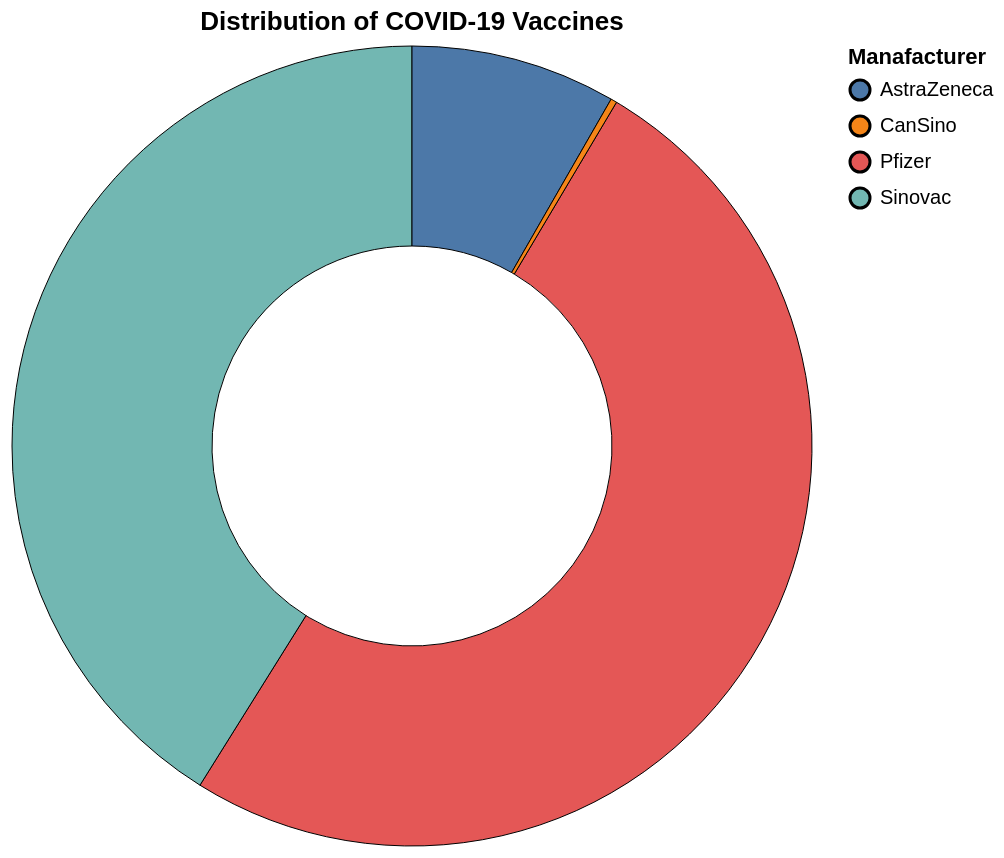

The specification (Vega-Lite) saved for this image:
### Vega-Lite specification from a JSON file in a GitHub repository (floating-point values rounded to 4 significant figures)
{"$schema": "https://vega.github.io/schema/vega-lite/v5.json", "title": "Distribution of COVID-19 Vaccines", "data": {"values": [{"brand": "Pfizer", "doses": 22973711}, {"brand": "Sinovac", "doses": 18756490}, {"brand": "AstraZeneca", "doses": 3784687}, {"brand": "CanSino", "doses": 112882}]}, "height": 400, "width": 400, "transform": [{"calculate": "datum.doses/45627770*100", "as": "Percentage"}], "mark": {"type": "arc", "innerRadius": 100, "stroke": "black", "strokeWidth": 0.5}, "encoding": {"theta": {"field": "doses", "type": "quantitative"}, "color": {"field": "brand", "type": "nominal", "title": "Manafacturer"}, "tooltip": [{"field": "brand", "type": "nominal", "title": "Manafacturer"}, {"field": "doses", "type": "quantitative", "title": "Total Doses Administered"}, {"field": "Percentage", "type": "quantitative", "title": "Percentage of Total Doses (%)", "format": ".1f"}]}}
